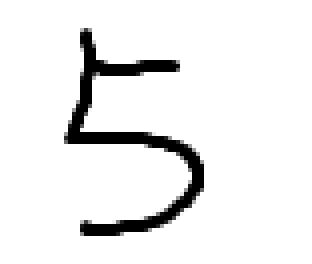
%> input picture testImgs/test5.bmp, 78 x 66 px (shown 4 times larger)
$ octave test.m   (GNU Octave 9; MATLAB toolbox functions it lacks are replaced by stand-ins)
%> lines starting %> are read from the running program, lines starting %| are printed output that depends on the picture; in (x1, y1, x2, y2) boxes, pixels count from 0 and x2, y2 are one past the last pixel; in counts of white or black regions, pixels touching at a corner belong together; the program's own positions count from 1
### imgPreProcessingWithFilter.m
function [p3, imgNoise, imgFilter, imgBw, imgFt, imgCanny, imgRes] = imgPreProcessingWithFilter(x)
%IMGPREPROCESSINGWITHFILTER 图像预处理（含滤波器）
%返回参数分别为：最终处理结束的向量、加入人工噪声后原图、低通滤波器降噪后图、二值化后图
%               高通滤波器边缘检测后图、canny边缘检测后图、处理完成后图
%灰度化 => 人工噪声 => 高斯模糊/低通滤波器降噪 => 二值化 => 高通滤波器边缘检测 => 取反 => ROI => 变尺寸 => 向量化
    p1 = zeros(16,16);          % 建立全为1的样本矩阵

    % ----灰度化----%
    if(length(size(x))==3)
        x = rgb2gray(x);        % 将图像转灰度
    end

    % ----人工噪声----%
    imgNoise=imnoise(x,'gaussian',0.251,0.0615);
    imgNoise=imnoise(imgNoise,'salt & pepper',0.05);
%     imshow(imgNoise);

    % ----高斯模糊/低通滤波器进行去噪----%
    imgFilter=GauseFilter(imgNoise,80);       % 低通滤波
    imgFilter=GauseBlur(25,5,2,imgFilter);    % 高斯模糊
    imgFilter=uint8(imgFilter);
%     imshow(imgFilter);

    % ----二值化----%
    bw=imbinarize(imgFilter,0.38);       % 将图像以0.38为阈值二值化处理

    imgBw = bw;
 %     imshow(bw);

    %bw = edge(bw,'canny');     % 用canny算子进行边界提取
    % ----高通滤波器边缘检测----%
    bw3 = ftFilter(bw);
%     imshow(bw3);
    [l,r]=size(bw3);

    % ----再次二值化----%
    imgFt=imbinarize(bw3,0.31);       % 将图像以0.5为阈值二值化处理
%     imshow(imgFt);
    imgCanny = edge(imgBw,'canny');   % canny边缘检测进行对比

    % ----取反色----%
    for i=1:l
        for j=1:r
            if imgBw(i,j)==0
                imgBw(i,j)=1;
            else
                imgBw(i,j)=0;
            end
        end
    end
%     imgFt = imgBw;
%     imshow(imgFt);

    % ----ROI----%
    [i,j] = find(imgBw==1);            % 找到白色的像素部分（数字部分）
    imin=min(i);
    imax=max(i);
    jmin=min(j);
    jmax=max(j);
    bw2=imgBw(imin:imax,jmin:jmax);  % 截取图像中的数字部分

    % ----尺寸归一化----%
    rate = 16/max(size(bw2));
    bw2 = imresize(bw2,rate);        % 对输入文件变尺寸处理，变为16*16的矩阵
    [i,j] = size(bw2);
    i1 = round((16-i)/2);
    j1 = round((16-j)/2);
    p1(i1+1:i1+i,j1+1:j1+j) = bw2;   % 得到16*16的图像
    p1 = bwmorph(p1,'thin',inf);     % 图像细化
    imgRes = p1;
%     imshow(p1);

    % ----向量化----%
    p2 = zeros(1,16*16);
    % 将16*16的图像矩阵转化为1*256的向量
    for i=0:15
        for j=1:16
            p2(i*16+j) = p1(i+1,j);
        end
    end
    p3 = p2;        % 返回处理完的图像
%     imshow(p3);
end

### GauseFilter.m
function res = GauseFilter(img, d0)
%GAUSEFILTER 低通滤波器（参数1为图像，参数2为设定的阈值）
%     d0 = 80;    % 我们设定的阈值
    img_noise = img;
    img_fft = fftshift(fft2(double(img_noise)));   % 傅里叶变换得到频谱
    [m,n] = size(img_fft);
    m_mid = floor(m/2);    % 原图像高的一半 用于得到中心点坐标
    n_mid = floor(n/2);    % 原图像宽的一半 用于得到中心点坐标
    distance = zeros(m,n);
    h = zeros(m,n);
    img1 = zeros(m,n);
    for i = 1 : m
        for j = 1 : n
            % 对得到的频谱进行理想低通滤波
            distance(i,j) = sqrt((i - m_mid) ^ 2+(j - n_mid) ^ 2);
            h(i,j) = exp(-(distance(i,j) ^ 2) / (2 * d0 ^ 2));
            img1(i,j) = img_fft(i,j) * h(i,j);
        end
    end

    img1 = ifftshift(img1);    % 反傅里叶变换
    img1 = uint8(real(ifft2(img1)));
    res = img1;
end

### GauseBlur.m
function resImg = GauseBlur(sigma, wsize, contrast, img)
%GAUSEBLUR 高斯模糊（参数1为高斯分布sigma，参数2为卷积核大小，参数3为对比度，参数4为图片）
%高斯平滑，sigma越小，wsize越大，图像越不突出，contrast对比度，值越大，图像最终对比越明显
    border=(wsize-1)/2;
    [m,n]=size(img);
    imgborder=repmat(255,[m+wsize-1,n+wsize-1]);
    imgborder(border+1:border+m,border+1:border+n)=img;

    musk=zeros(wsize,wsize);
    sum=0;
    for i=-border:border
        for j=-border:border
            musk(i+border+1,j+border+1)=exp(-(i^2+j^2)/2/sigma/sigma);
            sum=sum+musk(i+border+1,j+border+1);
        end
    end
    musk=musk/sum;

    matsum=0;
    for i=1:m
        for j=1:n
            matsum=matsum+img(i,j);    % 图像像素值求和
        end
    end
    matavr=matsum\m\n;    % 图像像素平均值

    for i=1:m
        for j=1:n
            p=imgborder(i:i+2*border,j:j+2*border).*musk;
            res=0;
            for r=1:wsize
                for s=1:wsize
                res=p(r,s)+res;
                end
            end
            matavr = 200;
            res=(res-matavr)*contrast+matavr;    % 对比度
            if(res > 255)
                res=255;
            elseif(res < 0)
                res=0;
            end
            imgborder(i+border,j+border)=res;
    %imgborder(i+border,j+border)=1;
        end
    end
    img=imgborder(border:border+m,border:border+n);
    resImg=img;
end

### ftFilter.m
function p = ftFilter(x)
%二维傅里叶变换+高通滤波器提取边缘
    ft_x = fft2(x);                                       % 二维傅里叶变换
    ft_x = fftshift(ft_x);                                % 将低频搬运至中间
    D0 = 10;                                              % 高通滤波器阻带半径
    [len_x,len_y] = size(ft_x);
    mid_x = fix(len_x/2);
    mid_y = fix(len_y/2);                                 % 取得中心点坐标

    for i=1:len_x
        for j=1:len_y
            D = sqrt((j-mid_x)^2 + (i-mid_y)^2);
            ft_x(i,j) = (1-exp(-D*D/(2*D0*D0)))*ft_x(i,j);
        end
    end                                                  % 高斯滤波

    ft_x = ifftshift(ft_x);                              % 中心搬运回原处
    bw2 = ifft2(ft_x);                                   % 进行逆变换
    p = real(bw2);
end

### test.m
% 测试图像预处理效果用代码
close all; clear; clc;

% 加载图片
img = imread('testImgs\test5.bmp');
%> img is the input picture: size 66x78x3 uint8; min 0, max 255, mean 236.6

% 处理图片
[imgVec, imgNoise, imgFilter, imgBw, imgFt, imgCanny, imgRes] = imgPreProcessingWithFilter(img);
%> after the loop in GauseFilter, `for i = 1 : m`:
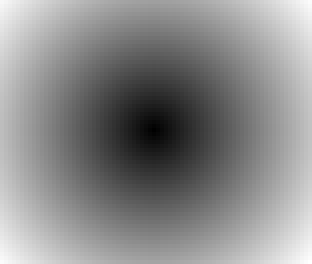
%> distance: size 66x78 double (shown 4 times larger); min 0, max 51.09, mean 27.6; drawn with min black and max white
%> after the loop in GauseFilter, `for i = 1 : m`:
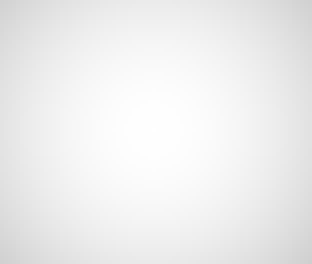
%> h: size 66x78 double (shown 4 times larger); min 0.816, max 1, mean 0.935
%> after the loop in GauseBlur, `for i=1:m`: matsum = 255
%> in imgPreProcessingWithFilter, `bw=imbinarize(imgFilter,0.38);`:
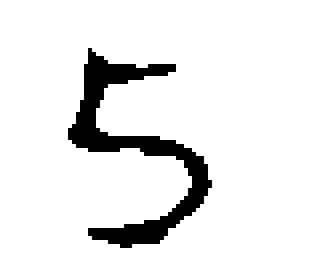
%> bw: size 67x79 logical (shown 4 times larger); 91.1% white; 1 black region, box (x1, y1, x2, y2) and area: (17, 12, 53, 62) 469
%> in ftFilter, `p = real(bw2);`:
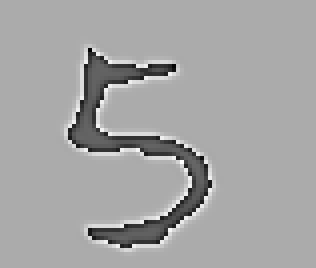
%> p: size 67x79 double (shown 4 times larger); min -0.414, max 0.659, mean 0.282; drawn with min black and max white
%> in imgPreProcessingWithFilter, `imgFt=imbinarize(bw3,0.31);`: imgFt: size 67x79 logical; 11.3% white in thin lines or dots, all inside (x1, y1, x2, y2) = (14, 9, 56, 65)
%> in imgPreProcessingWithFilter, `imgCanny = edge(imgBw,'canny');`:
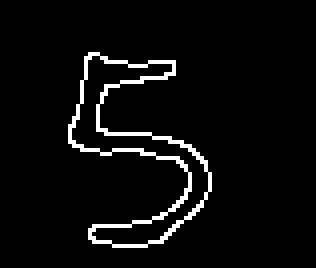
%> imgCanny: size 67x79 logical (shown 4 times larger); 4.5% white in thin lines or dots, all inside (x1, y1, x2, y2) = (17, 13, 53, 62)
%> in imgPreProcessingWithFilter, `[i,j] = find(imgBw==1);`: i = 469 values from 13 to 62; j = 469 values from 18 to 53
%> in imgPreProcessingWithFilter, `imin=min(i);`: imin = 13
%> in imgPreProcessingWithFilter, `imax=max(i);`: imax = 62
%> in imgPreProcessingWithFilter, `jmin=min(j);`: jmin = 18
%> in imgPreProcessingWithFilter, `jmax=max(j);`: jmax = 53
%> in imgPreProcessingWithFilter, `bw2=imgBw(imin:imax,jmin:jmax);`:
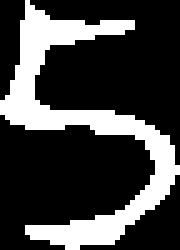
%> bw2: size 50x36 logical (shown 5 times larger); 26.1% white; 1 white region, box (x1, y1, x2, y2) and area: (0, 0, 36, 50) 469
%> after the loop in imgPreProcessingWithFilter, `for i=0:15`: p2 = 256 values, max 1 at index 26, min 0 at index 1, mean 0.109
%> in imgPreProcessingWithFilter, `p3 = p2;`: p3 has the same summary as p2
%> imgVec has the same summary as p2 in imgPreProcessingWithFilter

% 显示图片
subplot(2,3,1); imshow(imgNoise); title("加入人工噪声");
subplot(2,3,2); imshow(imgFilter); title("低通滤波器降噪");
subplot(2,3,3); imshow(imgBw); title("二值化");
subplot(2,3,4); imshow(imgFt); title("高通滤波器边缘检测");
subplot(2,3,5); imshow(imgCanny); title("Canny边缘检测");
subplot(2,3,6); imshow(imgRes); title("图片预处理结果");
%> after `title("图片预处理结果")`:
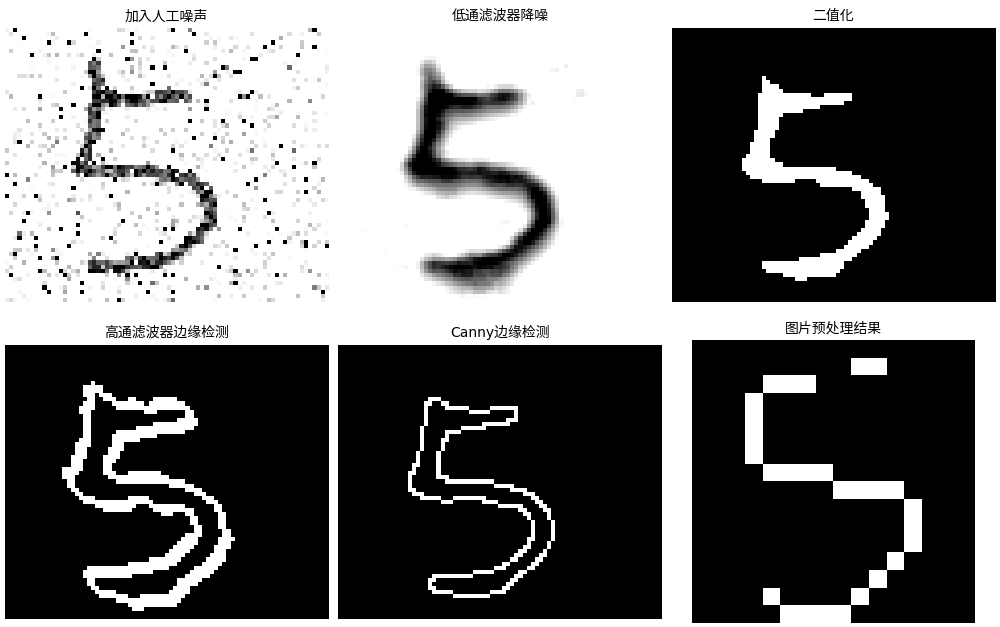
%> figure redrawn from the program's plot data, 6 panels

$ run again, with testImgs/test4.bmp copied over testImgs/test5.bmp
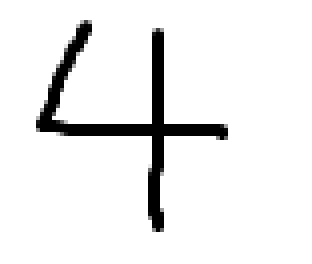
%> input picture testImgs/test4.bmp, 78 x 66 px (shown 4 times larger)
%> img is the input picture: size 66x78x3 uint8; min 0, max 255, mean 236.5
%> after the loop in GauseBlur, `for i=1:m`: matsum = 255
%> img: size 67x79 double
%> bw: size 67x79 logical; 90.8% white; 1 black region, box (x1, y1, x2, y2) and area: (10, 8, 57, 59) 487
%> imgFt: size 67x79 logical; 11.1% white in thin lines or dots, all inside (x1, y1, x2, y2) = (7, 5, 60, 62)
%> in imgPreProcessingWithFilter, `imgCanny = edge(imgBw,'canny');`:
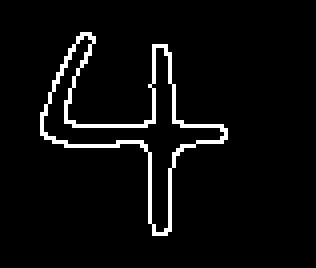
%> imgCanny: size 67x79 logical (shown 4 times larger); 4.5% white in thin lines or dots, all inside (x1, y1, x2, y2) = (10, 8, 57, 59)
%> in imgPreProcessingWithFilter, `[i,j] = find(imgBw==1);`: i = 487 values from 9 to 59; j = 487 values from 11 to 57
%> imin = 9
%> imax = 59
%> jmin = 11
%> jmax = 57
%> in imgPreProcessingWithFilter, `bw2=imgBw(imin:imax,jmin:jmax);`:
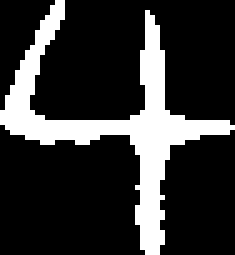
%> bw2: size 51x47 logical (shown 5 times larger); 20.3% white; 1 white region, box (x1, y1, x2, y2) and area: (0, 0, 47, 51) 487
%> after the loop in imgPreProcessingWithFilter, `for i=0:15`: p2 = 256 values, max 1 at index 5, min 0 at index 1, mean 0.113
%> p3 has the same summary as p2
%> imgVec has the same summary as p2 in imgPreProcessingWithFilter

$ run again, with testImgs/test.bmp copied over testImgs/test5.bmp
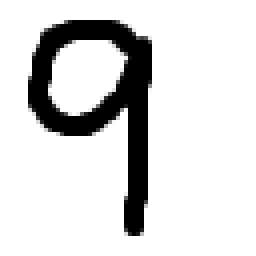
%> input picture testImgs/test.bmp, 64 x 64 px (shown 4 times larger)
%> img is the input picture: size 64x64x3 uint8; min 0, max 255, mean 217.1
%> after the loop in GauseBlur, `for i=1:m`: matsum = 255
%> img: size 65x65 double
%> bw: size 65x65 logical; 81.3% white; 1 black region, box (x1, y1, x2, y2) and area: (7, 5, 40, 60) 791
%> imgFt: size 65x65 logical; 3.3% white in thin lines or dots, all inside (x1, y1, x2, y2) = (7, 5, 41, 60)
%> in imgPreProcessingWithFilter, `imgCanny = edge(imgBw,'canny');`:
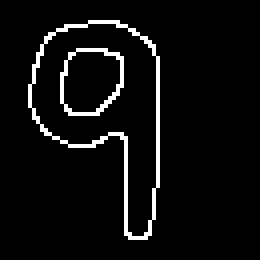
%> imgCanny: size 65x65 logical (shown 4 times larger); 5.3% white in thin lines or dots, all inside (x1, y1, x2, y2) = (7, 5, 40, 60)
%> in imgPreProcessingWithFilter, `[i,j] = find(imgBw==1);`: i = 791 values from 6 to 60; j = 791 values from 8 to 40
%> imin = 6
%> imax = 60
%> jmin = 8
%> jmax = 40
%> in imgPreProcessingWithFilter, `bw2=imgBw(imin:imax,jmin:jmax);`:
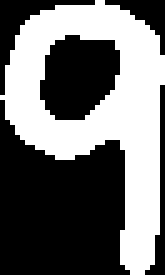
%> bw2: size 55x33 logical (shown 5 times larger); 43.6% white; 1 white region, box (x1, y1, x2, y2) and area: (0, 0, 33, 55) 791
%> after the loop in imgPreProcessingWithFilter, `for i=0:15`: p2 = 256 values, max 1 at index 22, min 0 at index 1, mean 0.113
%> p3 has the same summary as p2
%> imgVec has the same summary as p2 in imgPreProcessingWithFilter
